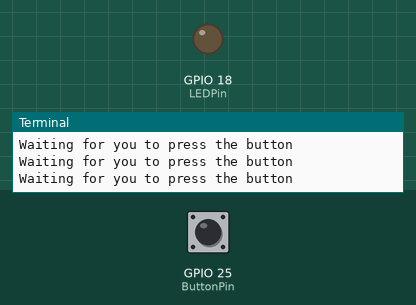
Recording of a program running on a simulated Raspberry Pi (BCM pin numbers). Parts: output pins drawn as LEDs (lit = HIGH), the last lines printed to the terminal. Inputs (shaded band) come from the test bench; at power-on: GPIO 25 (ButtonPin) HIGH.

Above: at 1.2 s.
1.3 s: GPIO 25 (ButtonPin) pulled LOW for 0.25 s
At 1.61 s:
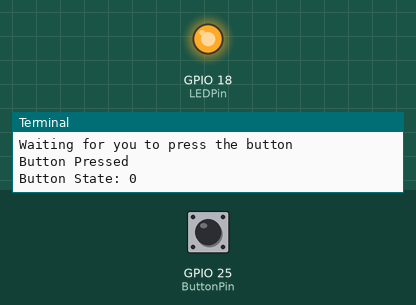
3.2 s: GPIO 25 (ButtonPin) pulled LOW for 3.2 s
At 6.9 s:
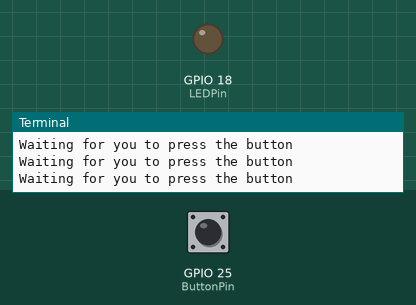
Timing chart, 0 to 8.4 s (numbered marks = the images above; inputs shaded):
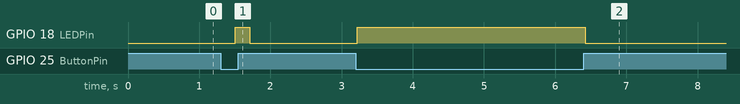

Measured:
- after the input at 1.3 s, GPIO 18 (LEDPin): LOW → HIGH after 0.21 s, → LOW 0.20 s later
- after the input at 3.2 s, GPIO 18 (LEDPin): LOW → HIGH at once, → LOW 3.2 s later

The program:

push_button_led.py
```python
# CamJam EduKit 1 - Basics
# Worksheet 5 - Button


# import libraries
import os
import time
import RPi.GPIO as GPIO

GPIO.setmode(GPIO.BCM)
GPIO.setwarnings(False)


# Variables
ButtonPin = 25
LEDPin = 18

# Set as input / output
GPIO.setup(ButtonPin, GPIO.IN)
GPIO.setup(LEDPin, GPIO.OUT)

print('Button State:',GPIO.input(ButtonPin))

while True:
    if GPIO.input(ButtonPin) == False:
        print('Button Pressed')
        print('Button State:',GPIO.input(ButtonPin))
        GPIO.output(LEDPin, GPIO.HIGH)
        #time.sleep(1)

    else:
        GPIO.output(LEDPin, GPIO.LOW)
        os.system('clear')
        print('Waiting for you to press the button')

    time.sleep(0.2)

GPIO.cleanup()
```
